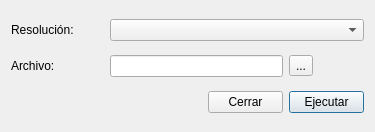
<?xml version="1.0" encoding="UTF-8"?>
<ui version="4.0">
 <class>frm_importar_dedsparrafo</class>
 <widget class="QDialog" name="frm_importar_dedsparrafo">
  <property name="geometry">
   <rect>
    <x>0</x>
    <y>0</y>
    <width>375</width>
    <height>132</height>
   </rect>
  </property>
  <property name="windowTitle">
   <string>Carga masiva</string>
  </property>
  <property name="windowIcon">
   <iconset>
    <normaloff>../../img/windows/main.svg</normaloff>../../img/windows/main.svg</iconset>
  </property>
  <layout class="QGridLayout" name="gridLayout">
   <item row="0" column="1" colspan="3">
    <widget class="QComboBox" name="comboBox"/>
   </item>
   <item row="2" column="3">
    <widget class="QPushButton" name="btn_actualizar">
     <property name="maximumSize">
      <size>
       <width>75</width>
       <height>16777215</height>
      </size>
     </property>
     <property name="text">
      <string>Ejecutar</string>
     </property>
    </widget>
   </item>
   <item row="2" column="2">
    <widget class="QPushButton" name="btn_cerrar">
     <property name="maximumSize">
      <size>
       <width>75</width>
       <height>16777215</height>
      </size>
     </property>
     <property name="text">
      <string>Cerrar</string>
     </property>
    </widget>
   </item>
   <item row="1" column="1" colspan="2">
    <widget class="QLineEdit" name="lineEdit"/>
   </item>
   <item row="0" column="0">
    <widget class="QLabel" name="lbl_0">
     <property name="text">
      <string>Resolución:</string>
     </property>
    </widget>
   </item>
   <item row="1" column="0">
    <widget class="QLabel" name="lbl_1">
     <property name="text">
      <string>Archivo:</string>
     </property>
    </widget>
   </item>
   <item row="1" column="3">
    <widget class="QToolButton" name="btn_archivo">
     <property name="text">
      <string>...</string>
     </property>
     <property name="icon">
      <iconset>
       <normaloff>../../img/file-excel-solid.svg</normaloff>../../img/file-excel-solid.svg</iconset>
     </property>
    </widget>
   </item>
  </layout>
 </widget>
 <resources/>
 <connections/>
</ui>
